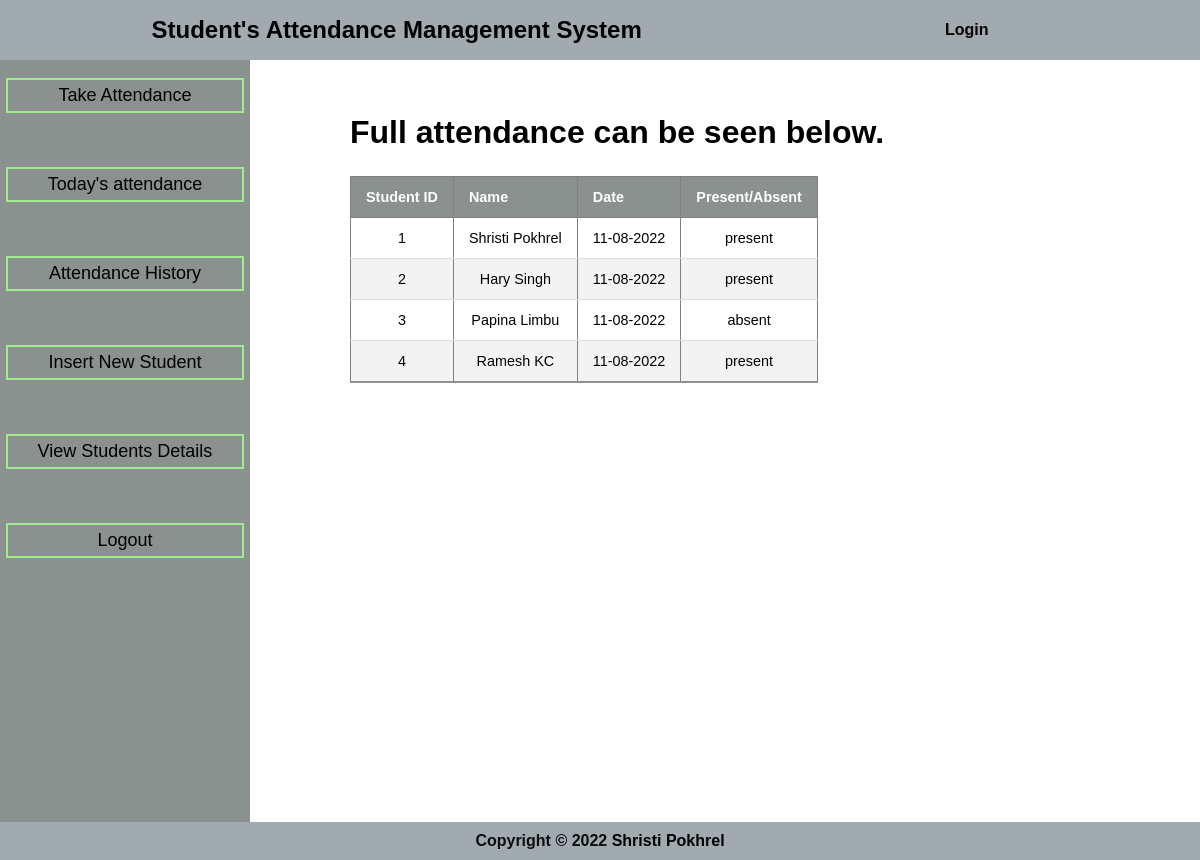
Page /viewattendancefull.php on the committed database.
### tables this page shows
CREATE TABLE `attendance_taken` (
  `id` int(11) NOT NULL,
  `sid` varchar(20) NOT NULL,
  `name` varchar(20) NOT NULL,
  `date` varchar(20) NOT NULL,
  `attendance` varchar(20) NOT NULL
);

### viewattendancefull.php (the view)
<?php
include("config.php");
?>
<?php include("admin.php"); ?>
<div class="content">
   <div style="background-color:#fff;">
      <br><br><br>
      <h1 class="text">Full attendance can be seen below.</h1>
   </div>
   <div class="menu-display">
      <table class="content-table" border="1">
         <thead>
            <tr>
               <th>Student ID</th>
               <th>Name</th>
               <th>Date</th>
               <th>Present/Absent</th>
            </tr>
         </thead>
         <tbody>
            <?php
            $sql = "SELECT * FROM `attendance_taken` ORDER BY id ASC";
            $record = mysqli_query($conn, $sql);
            while ($post = mysqli_fetch_assoc($record)) {
            ?>
               <tr>
                  <td><?php echo $post['sid']; ?></td>
                  <td><?php echo $post['name']; ?></td>
                  <td><?php echo $post['date']; ?></td>
                  <td><?php echo $post['attendance']; ?></td>
               </tr>
            <?php } ?>
         </tbody>
      </table>
   </div>
</div>
<?php include("footer.php"); ?>

### assets/header.css (style rules this page uses)
* { margin: 0; padding: 0; box-sizing: border-box; font-family: 'Poppins', sans-serif; }

### assets/all.css (style rules this page uses)
body { margin: 0; padding: 0; font-family: 'Arial'; }
tr:nth-child(even) { background-color: #f2f2f2 }
.menu-display { text-align: center; border: 2px; float: center; }
h1,h2,h3,h4 { text-align: center; }
.text { margin-right: 150px; }
div.content { margin-left: 100px; }
.content-table { border-collapse: collapse; margin: 25px 0; font-size: 0.9em; min-width: 400px; align-items: center; }
.content-table thead tr { background-color:#8b918e; color: #fff; text-align: left; font-weight: bold; }
.content-table th, .content-table td { padding: 12px 15px; }
.content-table tbody tr { border-bottom: 1px solid #dddddd; }
.content-table tbody tr:nth-of-type(even) { background-color: #f3f3f3; }
.content-table tbody tr:last-of-type { border-bottom: 2px solid #8b918e; }

### rows in the picture
attendance_taken: sid "1", name "Shristi Pokhrel", date "11-08-2022", attendance "present"
attendance_taken: sid "2", name "Hary Singh", date "11-08-2022", attendance "present"
attendance_taken: sid "3", name "Papina Limbu", date "11-08-2022", attendance "absent"
attendance_taken: sid "4", name "Ramesh KC", date "11-08-2022", attendance "present"
